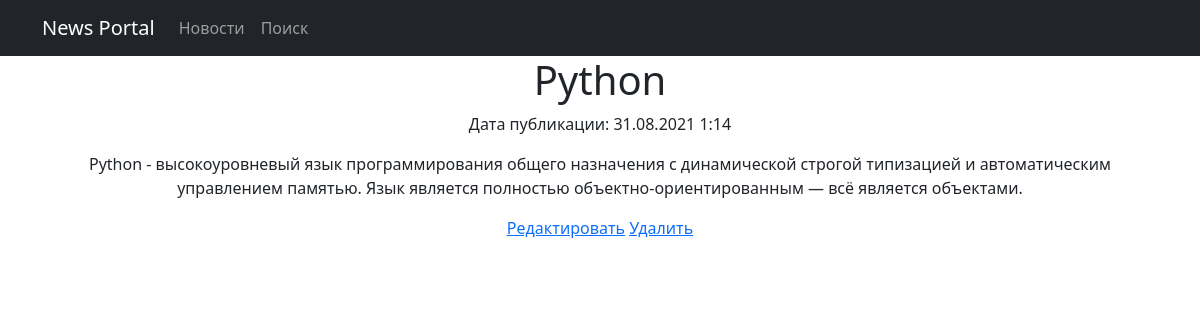
Screenshot of /news/1 with the database file from the repository.
### newapp/models.py (models this page shows, shortened)
class Post(models.Model):
    author = models.ForeignKey(Author, on_delete=models.CASCADE)
    ARTICLE = "AR"
    NEWS = "NE"
    TYPE = [
        (ARTICLE, "Статья"),
        (NEWS, "Новость")
    ]
    type = models.CharField(max_length=2, choices=TYPE, default=ARTICLE)
    timeCreation = models.DateTimeField(auto_now_add=True)
    categories = models.ManyToManyField(Category, through="PostCategory")
    title = models.CharField(max_length=128)
    text = models.TextField()
    rating = models.SmallIntegerField(default=0)

### newapp/views.py (the view)
# urls.py: path('<int:pk>', PostDetail.as_view(), name='post_detail'),
class PostDetail(DetailView):
    model = Post
    template_name = 'post.html'
    context_object_name = 'post'

### newapp/templatetags/custom_filters.py (called while the page is built)
@register.filter(name='censor')
def censor(value, arg):
    obscenity = ['блять']
    list_value = value.split()
    for i in range(len(list_value)):
        if list_value[i] in obscenity:
            list_value[i] = arg
    return " ".join(list_value)

### templates/post.html (shortened to what this page needs)
{% extends 'default.html' %}
{% load custom_filters %}
{% block content %}
<h1>{{ post.title|censor:"" }}</h1>
<p>Дата публикации: {{ post.timeCreation|date:"d.m.Y f" }}</p>
<p>{{ post.text|censor:"" }}</p>
<a href="{% url 'post_edit' post.id %}"><u>Редактировать</u></a>
<a href="{% url 'post_delete' post.id %}"><u>Удалить</u></a>
{% endblock content %}

### rows the page displays
Post: title|censor "Python", timeCreation "31.08.2021 1:14", text|censor "Python - высокоуровневый язык программирования общего назначения с динамической строгой типизацией и автоматическим управлением памятью. Язык является полностью объектно-ориентированным — всё является объектами."
